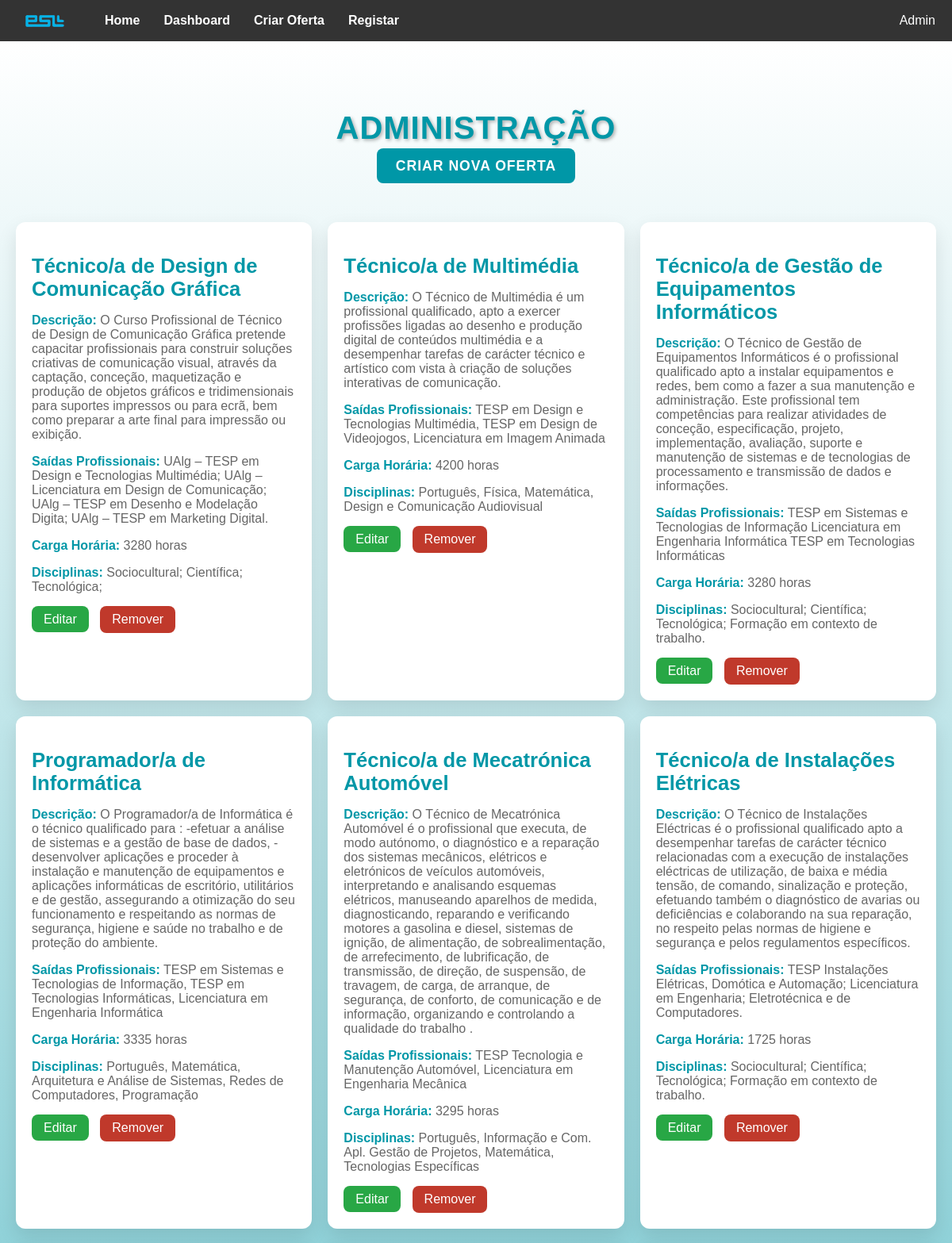
The app's page /dashboard/ (signed in, upper part) with its own data.
### oferta/models.py (models this page shows, shortened)
class OfertaFormativa(models.Model):
    nome = models.CharField(max_length=200)
    descricao = models.TextField()
    saidas_profissionais = models.TextField()
    carga_horaria = models.IntegerField()
    disciplinas = models.TextField()
    imagem = models.ImageField(upload_to='ofertas/', blank=True, null=True)

### oferta/views.py (the view)
# urls.py: path('dashboard/', dashboard, name='dashboard'),
@login_required
def dashboard(request):
    if not request.user.is_superuser:
        return HttpResponseForbidden("Você não tem permissão para acessar a página de administração.")
    ofertas = OfertaFormativa.objects.all()  # Ou a lógica que você usa para listar as ofertas
    return render(request, 'dashboard.html', {'ofertas': ofertas})

### oferta/templates/dashboard.html (shortened to what this page needs)
{% extends 'base.html' %}
{% load static %}
{% block content %}
{% if user.is_superuser %}
<div class="dashboard-container">
    <div class="dashboard-header">
        <h1>Administração</h1>
        <a href="{% url 'criar_oferta' %}" class="create-offer-button">Criar Nova Oferta</a>
    </div>
    <div class="ofertas">
        {% for oferta in ofertas %}
        <div class="oferta-card">
            <h2>{{ oferta.nome }}</h2>
            <p><strong>Descrição:</strong> {{ oferta.descricao }}</p>
            <p><strong>Saídas Profissionais:</strong> {{ oferta.saidas_profissionais }}</p>
            <p><strong>Carga Horária:</strong> {{ oferta.carga_horaria }} horas</p>
            <p><strong>Disciplinas:</strong> {{ oferta.disciplinas }}</p>
            <div class="offer-actions">
                <a href="{% url 'editar_oferta' oferta.id %}" class="edit-offer-button">Editar</a>
                <form action="{% url 'remover_oferta' oferta.id %}" method="POST" style="display:inline;">
                    <button type="submit" class="remove-offer-button"
                        onclick="return confirm('Tem certeza de que deseja remover esta oferta?');">Remover</button>
                </form>
            </div>
        </div>
        {% endfor %}
    </div>
</div>
{% else %}
<div class="no-permission">
    <h2>Você não tem permissão para aceder a esta página.</h2>
    <p>Esta área é proibida a utilizadores. <a href="{% url 'home' %}">Voltar para a homepage</a></p>
</div>
{% endif %}
{% endblock %}

### oferta/templates/base.html (shortened to what this page needs)
{% load static %}
<!DOCTYPE html>
<html lang="pt">
<head>
    <link rel="stylesheet" href="{% static 'css/styles.css' %}">
</head>
<body>
    <nav class="navbar">
        <a>
            <img src="{% static 'images/esl.png' %}" alt="Logo" class="navbar-logo">
        </a>
        <a href="{% url 'home' %}">Home</a>
        {% if user.is_authenticated %}
        {% if user.is_superuser %}
        <a href="{% url 'dashboard' %}">Dashboard</a>
        <a href="{% url 'criar_oferta' %}">Criar Oferta</a>
        <a href="{% url 'register' %}">Registar</a>
        {% endif %}
        <div class="user-dropdown">
            <button class="user-name" onclick="toggleDropdown()">
                {{ user.username }}
            </button>
        </div>
        {% else %}
        <a href="{% url 'login' %}">Login</a>
        {% endif %}
    </nav>
    <div class="content">
        {% block content %}{% endblock %}
    </div>
</body>
</html>

### oferta/static/css/styles.css (style rules this page uses)
body { font-family: Arial, sans-serif; margin: 0; padding: 0; background-color: #f4f4f4; transition: background-color 0.5s ease-in-out; }
.navbar { background: #333; color: white; padding: 1rem; text-align: center; }
.navbar a { color: white; margin: 0 15px; text-decoration: none; font-weight: bold; }
.ofertas { display: flex; flex-wrap: wrap; gap: 10px; justify-content: center; }
.oferta-card { background: white; padding: 15px; border-radius: 5px; transition: transform 0.3s ease-in-out; }

### oferta/templates/dashboard.html (style rules this page uses)
body { font-family: Arial, Helvetica, sans-serif; background-color: #ffffff; color: #333333; margin: 0; padding: 0; box-sizing: border-box; }
.dashboard-container { display: flex; flex-direction: column; align-items: center; min-height: calc(100vh - 50px); background: linear-gradient(180deg, #ffffff, #0097a7); padding: 60px 20px; flex-grow: 1; }
.dashboard-header { text-align: center; margin-bottom: 30px; color: #0097a7; font-weight: bold; text-transform: uppercase; letter-spacing: 1px; }
.dashboard-header h1 { font-size: 2.5em; margin-bottom: 15px; text-shadow: 2px 2px 4px rgba(0, 0, 0, 0.3); }
.create-offer-button { padding: 12px 24px; background-color: #0097a7; color: #ffffff; text-decoration: none; border-radius: 8px; font-size: 1.1em; transition: background-color 0.3s; }
.ofertas { display: grid; grid-template-columns: repeat(auto-fit, minmax(300px, 1fr)); gap: 20px; width: 100%; max-width: 1200px; margin-top: 30px; }
.oferta-card { background: #ffffff; padding: 20px; border-radius: 12px; box-shadow: 0 10px 25px rgba(0, 0, 0, 0.1); text-align: left; transition: transform 0.3s, box-shadow 0.3s; color: #333333; }
.oferta-card h2 { color: #0097a7; font-size: 1.6em; margin-bottom: 10px; }
.oferta-card p { color: #666666; font-size: 1em; margin-bottom: 10px; }
.oferta-card p strong { color: #0097a7; }
.offer-actions { margin-top: 15px; }
.edit-offer-button, .remove-offer-button { padding: 8px 15px; font-size: 1em; border-radius: 8px; text-decoration: none; margin-right: 10px; cursor: pointer; transition: background-color 0.3s; }
.edit-offer-button { background-color: #28a745; color: white; }
.remove-offer-button { background-color: #c0392b; color: white; border: none; }
a { color: #0097a7; text-decoration: none; }

### oferta/templates/base.html (style rules this page uses)
.navbar-logo { width: 51px; height: auto; margin-right: 20px; display: flex; }
.navbar { display: flex; align-items: center; height: 20px; }
.user-dropdown { position: relative; display: inline-block; margin-left: auto; }
.user-name { background-color: transparent; border: none; color: #ffffff; font-size: 16px; cursor: pointer; padding: 5px; text-align: left; }

### records on screen
OfertaFormativa: nome "Técnico/a de Design de Comunicação Gráfica", descricao "O Curso Profissional de Técnico de Design de Comunicação Gráfica pretende capacitar profissionais para construir soluções criativas de comunicação visual, através da captação, conceção, maquetização e produção de objetos gráficos e tridimensionais para suportes impressos ou para ecrã, bem como preparar a arte final para impressão ou exibição.", saidas_profissionais "UAlg – TESP em Design e Tecnologias Multimédia; UAlg – Licenciatura em Design de Comunicação; UAlg – TESP em Desenho e Modelação Digita; UAlg – TESP em Marketing Digital.", carga_horaria "3280", disciplinas "Sociocultural; Científica; Tecnológica;"
OfertaFormativa: nome "Técnico/a de Multimédia", descricao "O Técnico de Multimédia é um profissional qualificado, apto a exercer profissões ligadas ao desenho e produção digital de conteúdos multimédia e a desempenhar tarefas de carácter técnico e artístico com vista à criação de soluções interativas de comunicação.", saidas_profissionais "TESP em Design e Tecnologias Multimédia, TESP em Design de Videojogos, Licenciatura em Imagem Animada", carga_horaria "4200", disciplinas "Português, Física, Matemática, Design e Comunicação Audiovisual"
OfertaFormativa: nome "Técnico/a de Gestão de Equipamentos Informáticos", descricao "O Técnico de Gestão de Equipamentos Informáticos é o profissional qualificado apto a instalar equipamentos e redes, bem como a fazer a sua manutenção e administração. Este profissional tem competências para realizar atividades de conceção, especificação, projeto, implementação, avaliação, suporte e manutenção de sistemas e de tecnologias de processamento e transmissão de dados e informações.", saidas_profissionais "TESP em Sistemas e Tecnologias de Informação Licenciatura em Engenharia Informática TESP em Tecnologias Informáticas", carga_horaria "3280", disciplinas "Sociocultural; Científica; Tecnológica; Formação em contexto de trabalho."
OfertaFormativa: nome "Programador/a de Informática", descricao "O Programador/a de Informática é o técnico qualificado para : -efetuar a análise de sistemas e a gestão de base de dados, - desenvolver aplicações e proceder à instalação e manutenção de equipamentos e aplicações informáticas de escritório, utilitários e de gestão, assegurando a otimização do seu funcionamento e respeitando as normas de segurança, higiene e saúde no trabalho e de proteção do ambiente.", saidas_profissionais "TESP em Sistemas e Tecnologias de Informação, TESP em Tecnologias Informáticas, Licenciatura em Engenharia Informática", carga_horaria "3335", disciplinas "Português, Matemática, Arquitetura e Análise de Sistemas, Redes de Computadores, Programação"
OfertaFormativa: nome "Técnico/a de Mecatrónica Automóvel", descricao "O Técnico de Mecatrónica Automóvel é o profissional que executa, de modo autónomo, o diagnóstico e a reparação dos sistemas mecânicos, elétricos e eletrónicos de veículos automóveis, interpretando e analisando esquemas elétricos, manuseando aparelhos de medida, diagnosticando, reparando e verificando motores a gasolina e diesel, sistemas de ignição, de alimentação, de sobrealimentação, de arrefecimento, de lubrificação, de transmissão, de direção, de suspensão, de travagem, de carga, de arranque, de segurança, de conforto, de comunicação e de informação, organizando e controlando a qualidade do trabalho .", saidas_profissionais "TESP Tecnologia e Manutenção Automóvel, Licenciatura em Engenharia Mecânica", carga_horaria "3295", disciplinas "Português, Informação e Com. Apl. Gestão de Projetos, Matemática, Tecnologias Específicas"
OfertaFormativa: nome "Técnico/a de Instalações Elétricas", descricao "O Técnico de Instalações Eléctricas é o profissional qualificado apto a desempenhar tarefas de carácter técnico relacionadas com a execução de instalações eléctricas de utilização, de baixa e média tensão, de comando, sinalização e proteção, efetuando também o diagnóstico de avarias ou deficiências e colaborando na sua reparação, no respeito pelas normas de higiene e segurança e pelos regulamentos específicos.", saidas_profissionais "TESP Instalações Elétricas, Domótica e Automação; Licenciatura em Engenharia; Eletrotécnica e de Computadores.", carga_horaria "1725", disciplinas "Sociocultural; Científica; Tecnológica; Formação em contexto de trabalho."

### other values on screen
{{ user.username }} "Admin"
